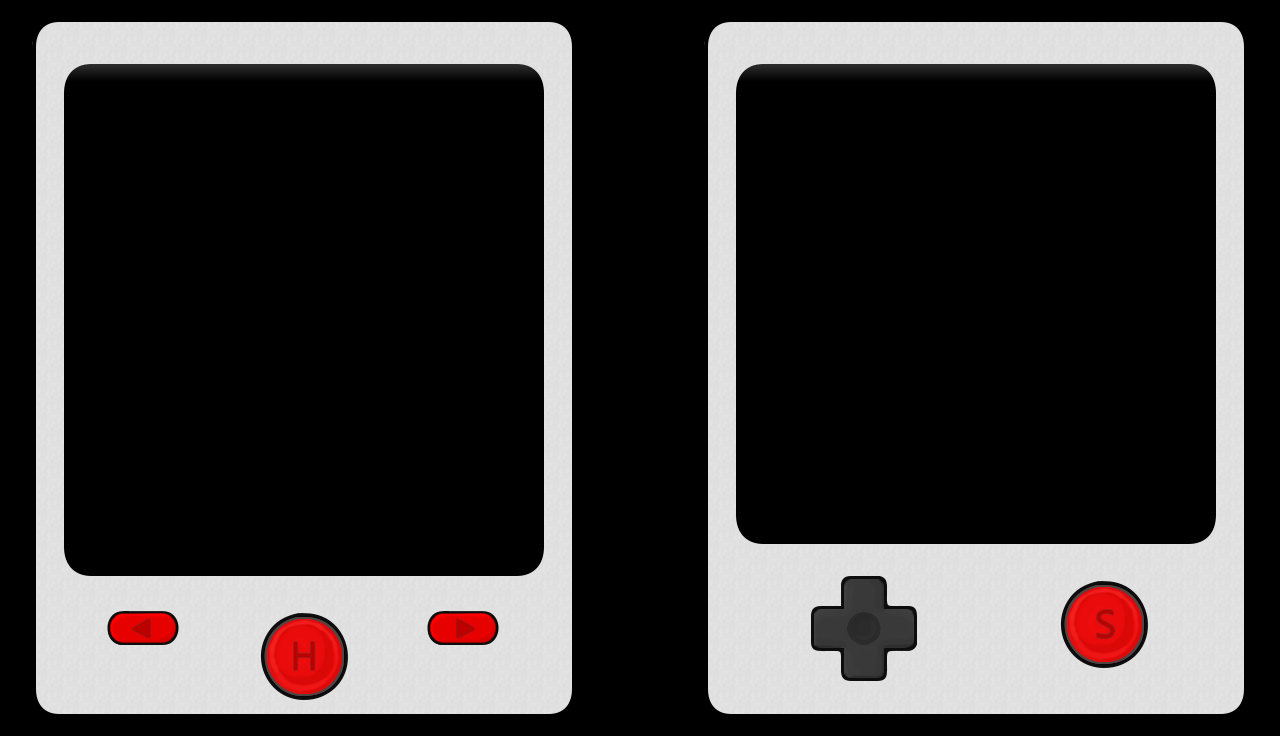

This is a level from a 2D game, rendered from its Tiled map with the project's own tilesets. A one-line summary and the complete map file follow:
An orthogonal 40x23 tile map with 32x32 px tiles, 2 tile layers (Texture, Body).

<map version="1.5" tiledversion="1.7.2" orientation="orthogonal" renderorder="right-down" width="40" height="23" tilewidth="32" tileheight="32" infinite="0" nextlayerid="3" nextobjectid="1">
 <tileset firstgid="1" source="main-menu.tsx" />
 <layer id="2" name="Texture" width="40" height="23">
  <data encoding="csv">
0,151,152,152,152,152,152,152,152,152,152,152,152,152,152,152,152,153,0,0,0,0,151,152,152,152,152,152,152,152,152,152,152,152,152,152,152,152,153,0,
0,167,2,2,2,2,2,2,2,2,2,2,2,2,2,2,2,169,0,0,0,0,167,2,2,2,2,2,2,2,2,2,2,2,2,2,2,2,169,0,
0,2,2,0,0,0,0,0,0,0,0,0,0,0,0,0,2,2,0,0,0,0,2,2,0,0,0,0,0,0,0,0,0,0,0,0,0,2,2,0,
0,2,0,0,0,0,0,0,0,0,0,0,0,0,0,0,0,2,0,0,0,0,2,0,0,0,0,0,0,0,0,0,0,0,0,0,0,0,2,0,
0,2,0,0,0,0,0,0,0,0,0,0,0,0,0,0,0,2,0,0,0,0,2,0,0,0,0,0,0,0,0,0,0,0,0,0,0,0,2,0,
0,2,0,0,0,0,0,0,0,0,0,0,0,0,0,0,0,2,0,0,0,0,2,0,0,0,0,0,0,0,0,0,0,0,0,0,0,0,2,0,
0,2,0,0,0,0,0,0,0,0,0,0,0,0,0,0,0,2,0,0,0,0,2,0,0,0,0,0,0,0,0,0,0,0,0,0,0,0,2,0,
0,2,0,0,0,0,0,0,0,0,0,0,0,0,0,0,0,2,0,0,0,0,2,0,0,0,0,0,0,0,0,0,0,0,0,0,0,0,2,0,
0,2,0,0,0,0,0,0,0,0,0,0,0,0,0,0,0,2,0,0,0,0,2,0,0,0,0,0,0,0,0,0,0,0,0,0,0,0,2,0,
0,2,0,0,0,0,0,0,0,0,0,0,0,0,0,0,0,2,0,0,0,0,2,0,0,0,0,0,0,0,0,0,0,0,0,0,0,0,2,0,
0,2,0,0,0,0,0,0,0,0,0,0,0,0,0,0,0,2,0,0,0,0,2,0,0,0,0,0,0,0,0,0,0,0,0,0,0,0,2,0,
0,2,0,0,0,0,0,0,0,0,0,0,0,0,0,0,0,2,0,0,0,0,2,0,0,0,0,0,0,0,0,0,0,0,0,0,0,0,2,0,
0,2,0,0,0,0,0,0,0,0,0,0,0,0,0,0,0,2,0,0,0,0,2,0,0,0,0,0,0,0,0,0,0,0,0,0,0,0,2,0,
0,2,0,0,0,0,0,0,0,0,0,0,0,0,0,0,0,2,0,0,0,0,2,0,0,0,0,0,0,0,0,0,0,0,0,0,0,0,2,0,
0,2,0,0,0,0,0,0,0,0,0,0,0,0,0,0,0,2,0,0,0,0,2,0,0,0,0,0,0,0,0,0,0,0,0,0,0,0,2,0,
0,2,0,0,0,0,0,0,0,0,0,0,0,0,0,0,0,2,0,0,0,0,2,0,0,0,0,0,0,0,0,0,0,0,0,0,0,0,2,0,
0,2,0,0,0,0,0,0,0,0,0,0,0,0,0,0,0,2,0,0,0,0,2,2,0,0,0,0,0,0,0,0,0,0,0,0,0,2,2,0,
0,2,2,0,0,0,0,0,0,0,0,0,0,0,0,0,2,2,0,0,0,0,2,2,2,2,2,2,2,2,2,2,2,2,2,2,2,2,2,0,
0,2,2,2,2,2,2,2,2,2,2,2,2,2,2,2,2,2,0,0,0,0,2,2,2,2,2,2,2,2,2,2,2,2,2,2,2,2,2,0,
0,2,2,2,2,2,2,2,2,2,2,2,2,2,2,2,2,2,0,0,0,0,2,2,2,2,2,2,2,2,2,2,2,2,2,2,2,2,2,0,
0,2,2,2,2,2,2,2,2,2,2,2,2,2,2,2,2,2,0,0,0,0,2,2,2,2,2,2,2,2,2,2,2,2,2,2,2,2,2,0,
0,119,2,2,2,2,2,2,2,2,2,2,2,2,2,2,2,121,0,0,0,0,119,2,2,2,2,2,2,2,2,2,2,2,2,2,2,2,121,0,
0,135,136,136,136,136,136,136,136,136,136,136,136,136,136,136,136,137,0,0,0,0,135,136,136,136,136,136,136,136,136,136,136,136,136,136,136,136,137,0
</data>
 </layer>
 <layer id="1" name="Body" width="40" height="23">
  <data encoding="csv">
0,78,79,79,79,79,79,79,79,79,79,79,79,79,79,79,79,80,0,0,0,0,78,79,79,79,79,79,79,79,79,79,79,79,79,79,79,79,80,0,
0,94,0,0,0,0,0,0,0,0,0,0,0,0,0,0,0,96,0,0,0,0,94,0,0,0,0,0,0,0,0,0,0,0,0,0,0,0,96,0,
0,93,71,72,72,72,72,72,72,72,72,72,72,72,72,72,73,77,0,0,0,0,93,71,72,72,72,72,72,72,72,72,72,72,72,72,72,73,77,0,
0,93,87,87,87,87,87,87,87,87,87,87,87,87,87,87,87,77,0,0,0,0,93,87,87,87,87,87,87,87,87,87,87,87,87,87,87,87,77,0,
0,93,87,87,87,87,87,87,87,87,87,87,87,87,87,87,87,77,0,0,0,0,93,87,87,87,87,87,87,87,87,87,87,87,87,87,87,87,77,0,
0,93,87,87,87,87,87,87,87,87,87,87,87,87,87,87,87,77,0,0,0,0,93,87,87,87,87,87,87,87,87,87,87,87,87,87,87,87,77,0,
0,93,87,87,87,87,87,87,87,87,87,87,87,87,87,87,87,77,0,0,0,0,93,87,87,87,87,87,87,87,87,87,87,87,87,87,87,87,77,0,
0,93,87,87,87,87,87,87,87,87,87,87,87,87,87,87,87,77,0,0,0,0,93,87,87,87,87,87,87,87,87,87,87,87,87,87,87,87,77,0,
0,93,87,87,87,87,87,87,87,87,87,87,87,87,87,87,87,77,0,0,0,0,93,87,87,87,87,87,87,87,87,87,87,87,87,87,87,87,77,0,
0,93,87,87,87,87,87,87,87,87,87,87,87,87,87,87,87,77,0,0,0,0,93,87,87,87,87,87,87,87,87,87,87,87,87,87,87,87,77,0,
0,93,87,87,87,87,87,87,87,87,87,87,87,87,87,87,87,77,0,0,0,0,93,87,87,87,87,87,87,87,87,87,87,87,87,87,87,87,77,0,
0,93,87,87,87,87,87,87,87,87,87,87,87,87,87,87,87,77,0,0,0,0,93,87,87,87,87,87,87,87,87,87,87,87,87,87,87,87,77,0,
0,93,87,87,87,87,87,87,87,87,87,87,87,87,87,87,87,77,0,0,0,0,93,87,87,87,87,87,87,87,87,87,87,87,87,87,87,87,77,0,
0,93,87,87,87,87,87,87,87,87,87,87,87,87,87,87,87,77,0,0,0,0,93,87,87,87,87,87,87,87,87,87,87,87,87,87,87,87,77,0,
0,93,87,87,87,87,87,87,87,87,87,87,87,87,87,87,87,77,0,0,0,0,93,87,87,87,87,87,87,87,87,87,87,87,87,87,87,87,77,0,
0,93,87,87,87,87,87,87,87,87,87,87,87,87,87,87,87,77,0,0,0,0,93,87,87,87,87,87,87,87,87,87,87,87,87,87,87,87,77,0,
0,93,87,87,87,87,87,87,87,87,87,87,87,87,87,87,87,77,0,0,0,0,93,88,87,87,87,87,87,87,87,87,87,87,87,87,87,89,77,0,
0,93,88,87,87,87,87,87,87,87,87,87,87,87,87,87,89,77,0,0,0,0,93,0,0,0,0,0,0,0,0,0,0,0,0,0,0,0,77,0,
0,93,0,0,0,0,0,0,0,0,0,0,0,0,0,0,0,77,0,0,0,0,93,0,0,170,171,172,173,0,0,0,0,7,8,9,0,0,77,0,
0,93,0,12,46,16,0,0,7,8,9,0,0,12,45,16,0,77,0,0,0,0,93,0,0,186,187,188,189,0,0,0,0,23,10,25,0,0,77,0,
0,93,0,28,29,32,0,0,23,11,25,0,0,28,29,32,0,77,0,0,0,0,93,0,0,202,203,204,205,0,0,0,0,39,40,41,0,0,77,0,
0,74,0,0,0,0,0,0,39,40,41,0,0,0,0,0,0,76,0,0,0,0,74,0,0,218,219,220,221,0,0,0,0,0,0,0,0,0,76,0,
0,90,91,91,91,91,91,91,91,91,91,91,91,91,91,91,91,92,0,0,0,0,90,91,91,91,91,91,91,91,91,91,91,91,91,91,91,91,92,0
</data>
 </layer>
</map>
